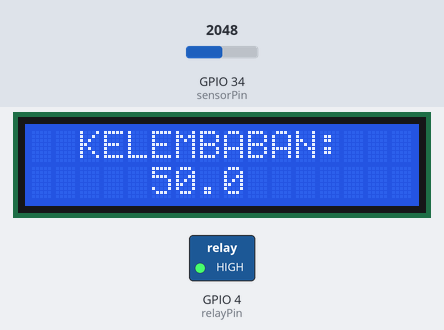
Recording of a sketch running on a simulated ESP32. Shown: 16×2 character LCD, switched loads named in the sketch (green lamp = pin HIGH). The inputs (shaded band) are chosen by the test bench; at power-on: GPIO 34 (sensorPin) = 2048. What the sketch prints to the serial monitor is not drawn.

Above: at 3.7 s.
3.8 s: GPIO 34 (sensorPin) set to 3683
At 6.0 s:
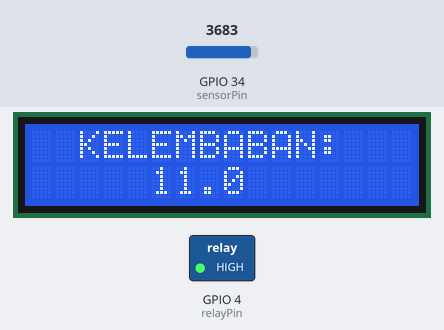
6.6 s: GPIO 34 (sensorPin) set to 3772
At 8.8 s:
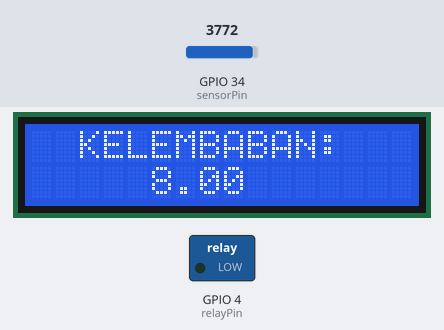
9.6 s: GPIO 34 (sensorPin) set to 3603
At 11.5 s:
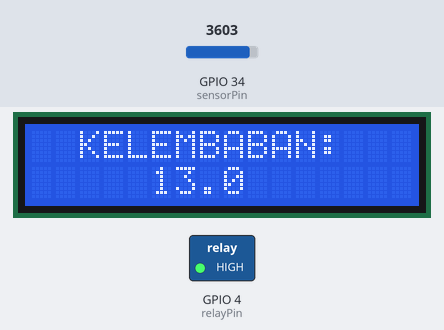
Timing chart, 0 to 13.0 s (numbered marks = the images above; inputs shaded):
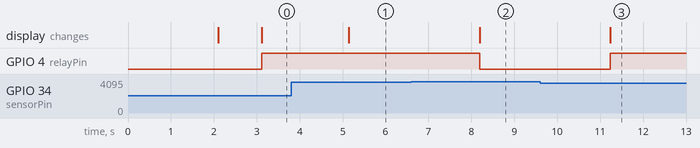

Measured:
- the behaviour switches between 3726 and 3727 on GPIO 34 (sensorPin) (found by bisection; images 1 and 2)
- after the input at 3.8 s, the display: changes after 1.3 s (image 1)
- after the input at 6.6 s, GPIO 4 (relayPin): HIGH → LOW after 1.6 s; the display: changes after 1.6 s (image 2)
- after the input at 9.6 s, GPIO 4 (relayPin): LOW → HIGH after 1.6 s; the display: changes after 1.6 s (image 3)

The sketch:

5.SoilMosture.ino
```cpp
#include <LCD_I2C.h>

LCD_I2C lcd(0x27, 16, 2);

#define relayPin 4

#define sensorPin 34  // Pin analog ESP32 (misalnya GPIO 34)
void setup() {
  Serial.begin(115200);  // Inisialisasi komunikasi serial

  lcd.begin();
  lcd.backlight();
  lcd.setCursor(0, 0);
  lcd.print("SoilMoisture TEs");
  lcd.setCursor(0, 1);
  lcd.print(" BPVP Surakarta ");
  delay(2000);
  lcd.clear();

  pinMode(relayPin, OUTPUT);
}
void loop() {
  int sensorValue = analogRead(sensorPin);  // Baca nilai analog dari sensor (0 - 4095)
  // Konversi nilai ADC ke persentase kelembaban (0% = kering, 100% = basah)
  // Nilai 0-4095 adalah rentang ADC pada ESP32.
  // Kalibrasi mungkin diperlukan untuk akurasi yang lebih baik pada jenis tanah berbeda.
  float kelembaban = map(sensorValue, 0, 4095, 100, 0);
  // Tampilkan nilai di Serial Monitor
  Serial.print("Nilai ADC: ");
  Serial.print(sensorValue);
  Serial.print(" | Kelembaban: ");
  Serial.print(kelembaban);
  Serial.println(" %");
  delay(1000);  // Tunggu 1 detik sebelum pembacaan berikutnya

  lcd.setCursor(2, 0);
  lcd.print("KELEMBABAN:");
  lcd.setCursor(5, 1);
  lcd.print(kelembaban, 1);

  if (kelembaban < 10) {
    digitalWrite(relayPin, 0);
    Serial.println("NYALA");
  } else {
    (kelembaban > 10);
    digitalWrite(relayPin, 1);
    Serial.println("MATI");
  }
}
```
